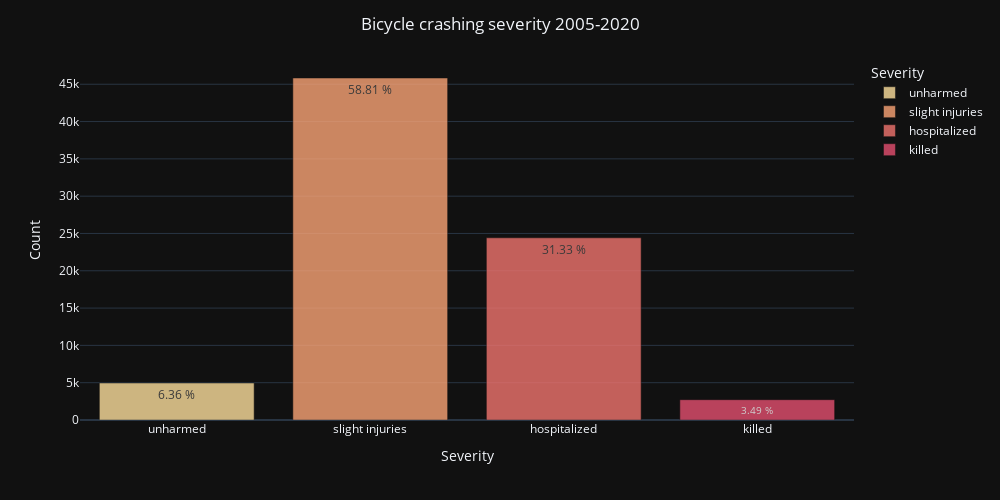

Here is the notebook cell this chart was saved with:
### Markdown cell above
### Build Graphics

### Code cell
#counts, bins = np.histogram(bicyle_crash["grav"], bins=range(1,6))# turn into data frame
#dp = pd.DataFrame({"Bins":bins[1:]-1, "Counts":counts})# chart using Plotly.Express
dp= df[df.catv=='bicycle'].groupby(['grav']).count().reset_index()
dp['Percentage'] =  dp.sexe.apply(lambda x: str(round(x/dp['sexe'].sum()*100 , 2))+" %" )

fig = px.bar(dp, x="grav", y="sexe", text="Percentage",  template="plotly_dark", color='grav', 
    color_discrete_sequence= px.colors.sequential.Sunsetdark, labels={'sexe': 'Count', 'grav':'Severity'}, 
    category_orders= {"grav": ['unharmed', 'slight injuries','hospitalized',"killed"]}
    )

fig.update_xaxes(type='category')

fig.update_layout(width=1000, height=500,xaxis_title_text='Severity' , title='Bicycle crashing severity 2005-2020', title_x=.5
    )

fig.update_traces(textposition='inside',  opacity=0.8)

fig.show()
fig.write_html("streamlit_app/plots/bicycle_acidents_severity.html")

### Figure 1 — Plotly figure (JSON) as saved in the notebook; plotly's stock layout.template omitted (floating-point values rounded to 4 significant figures)
{"data": [{"alignmentgroup": "True", "hovertemplate": "Severity=%{x}<br>Count=%{y}<br>Percentage=%{text}<extra></extra>", "legendgroup": "unharmed", "marker": {"color": "rgb(252, 222, 156)", "pattern": {"shape": ""}}, "name": "unharmed", "offsetgroup": "unharmed", "opacity": 0.8, "orientation": "v", "showlegend": true, "text": ["6.36 %"], "textposition": "inside", "type": "bar", "x": ["unharmed"], "xaxis": "x", "y": [4959], "yaxis": "y"}, {"alignmentgroup": "True", "hovertemplate": "Severity=%{x}<br>Count=%{y}<br>Percentage=%{text}<extra></extra>", "legendgroup": "slight injuries", "marker": {"color": "rgb(250, 164, 118)", "pattern": {"shape": ""}}, "name": "slight injuries", "offsetgroup": "slight injuries", "opacity": 0.8, "orientation": "v", "showlegend": true, "text": ["58.81 %"], "textposition": "inside", "type": "bar", "x": ["slight injuries"], "xaxis": "x", "y": [45838], "yaxis": "y"}, {"alignmentgroup": "True", "hovertemplate": "Severity=%{x}<br>Count=%{y}<br>Percentage=%{text}<extra></extra>", "legendgroup": "hospitalized", "marker": {"color": "rgb(240, 116, 110)", "pattern": {"shape": ""}}, "name": "hospitalized", "offsetgroup": "hospitalized", "opacity": 0.8, "orientation": "v", "showlegend": true, "text": ["31.33 %"], "textposition": "inside", "type": "bar", "x": ["hospitalized"], "xaxis": "x", "y": [24419], "yaxis": "y"}, {"alignmentgroup": "True", "hovertemplate": "Severity=%{x}<br>Count=%{y}<br>Percentage=%{text}<extra></extra>", "legendgroup": "killed", "marker": {"color": "rgb(227, 79, 111)", "pattern": {"shape": ""}}, "name": "killed", "offsetgroup": "killed", "opacity": 0.8, "orientation": "v", "showlegend": true, "text": ["3.49 %"], "textposition": "inside", "type": "bar", "x": ["killed"], "xaxis": "x", "y": [2721], "yaxis": "y"}], "layout": {"barmode": "relative", "height": 500, "legend": {"title": {"text": "Severity"}, "tracegroupgap": 0}, "margin": {"t": 60}, "title": {"text": "Bicycle crashing severity 2005-2020", "x": 0.5}, "width": 1000, "xaxis": {"anchor": "y", "categoryarray": ["unharmed", "slight injuries", "hospitalized", "killed"], "categoryorder": "array", "domain": [0, 1], "title": {"text": "Severity"}, "type": "category"}, "yaxis": {"anchor": "x", "domain": [0, 1], "title": {"text": "Count"}}}}
